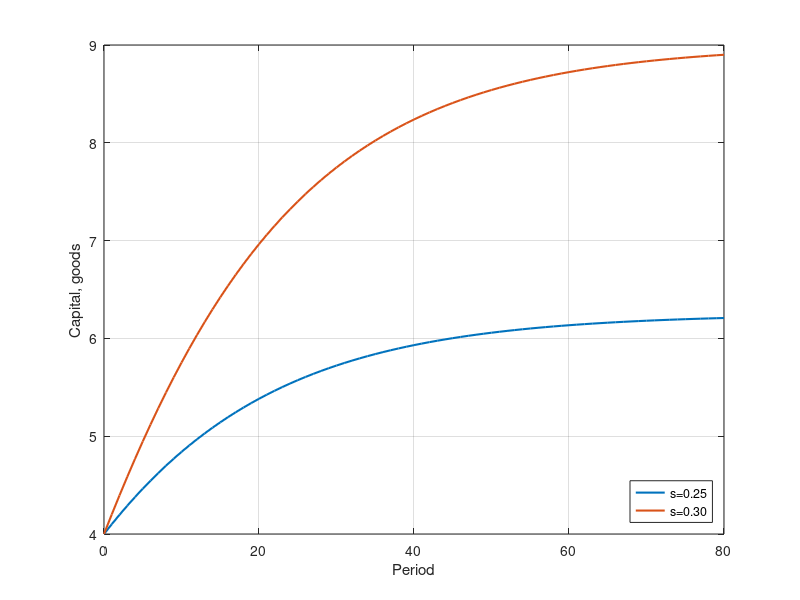
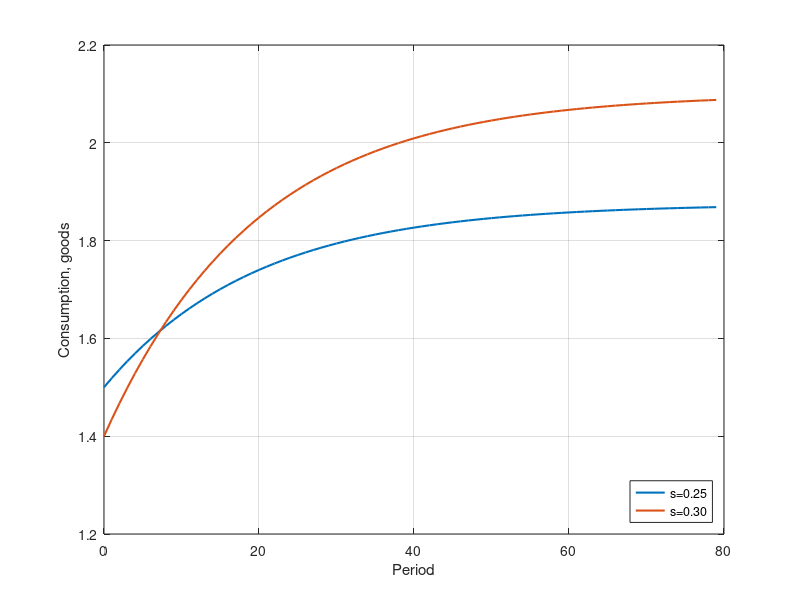

Write the MATLAB code that produced these figures, in order.
% Run from this folder. All parameters are illustrative per-period values.
% VS Code edits this file; MATLAB or GNU Octave runs it.
alpha=0.5; delta=0.10; A=1; T=80; savings=[0.25 0.30];
K=zeros(T+1,2); Y=zeros(T,2); C=Y; invest=Y; K(1,:)=4;
for scenario=1:2
    for t=1:T
        Y(t,scenario)=A*K(t,scenario)^alpha;
        invest(t,scenario)=savings(scenario)*Y(t,scenario);
        C(t,scenario)=Y(t,scenario)-invest(t,scenario);
        K(t+1,scenario)=(1-delta)*K(t,scenario)+invest(t,scenario);
    end
end
budget=Y-C-invest;
capital=K(2:end,:)-(1-delta)*K(1:end-1,:)-invest;
assert(max(abs(budget(:)))<1e-10 && max(abs(capital(:)))<1e-10);
assert(abs(K(2,1)-4.1)<1e-10 && abs(C(1,1)-1.5)<1e-10);
assert(abs(K(2,2)-4.2)<1e-10 && abs(C(1,2)-1.4)<1e-10);
output_dir=fullfile(fileparts(mfilename('fullpath')),'figures');
if ~exist(output_dir,'dir'), mkdir(output_dir); end
figure; plot(0:T,K,'LineWidth',1.5); xlabel('Period'); ylabel('Capital, goods');
legend('s=0.25','s=0.30','Location','southeast'); grid on;
print(fullfile(output_dir,'lab01_capital.png'),'-dpng');
figure; plot(0:T-1,C,'LineWidth',1.5); xlabel('Period'); ylabel('Consumption, goods');
legend('s=0.25','s=0.30','Location','southeast'); grid on;
print(fullfile(output_dir,'lab01_consumption.png'),'-dpng');
save(fullfile(output_dir,'lab01_results.mat'),'K','Y','C','invest','savings','alpha','delta','A','-v7');
fprintf('Lab01: first-period arithmetic and all accounting residuals pass.\n');
